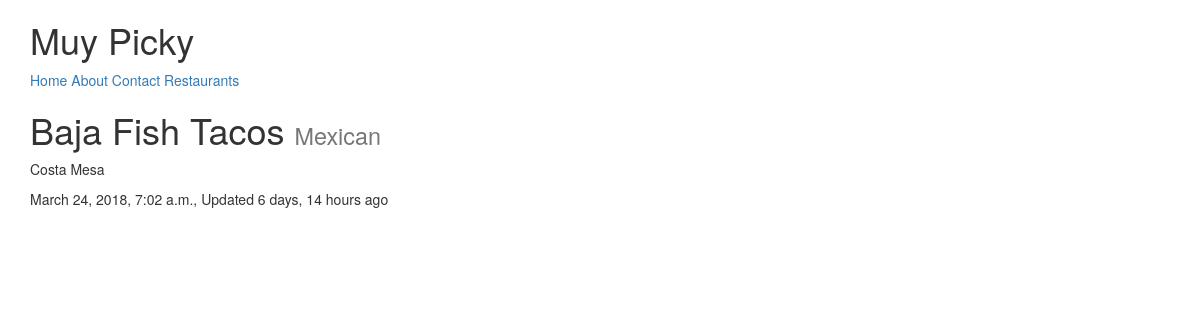
Page /restaurants/baja-fish-tacos/ on the committed database.
### restaurants/models.py (models this page shows, shortened)
class RestaurantLocation(models.Model):
    owner       =    models.ForeignKey(User)
    name        =    models.CharField(max_length=120)
    location    =    models.CharField(max_length=120, null = True, blank = True)
    category    =    models.CharField(max_length=120, null=True, blank=True, validators=[validate_category])
    timestamp   =    models.DateTimeField(auto_now_add=True)
    updated     =    models.DateTimeField(auto_now=True)
    slug        =    models.SlugField(null=True, blank=True)

### restaurants/views.py (the view)
# urls.py: url(r'^(?P<slug>[\w-]+)/$', RestaurantDetailView.as_view(),name='detail'),
class RestaurantDetailView(DetailView):
    queryset = RestaurantLocation.objects.all()
    template_name = 'restaurants/restaurants_detail.html'

### restaurants/templates/restaurants/restaurants_detail.html (shortened to what this page needs)
{% extends "base.html" %}
{% block content %}
    <h1> {{ object.name}} <small>{{ object.category }} </small></h1>
    <p>{{ object.location }} </p>
    <p> {{ object.timestamp }}, Updated {{ object.updated|timesince }} ago </p>
{% endblock %}

### rows in the picture
RestaurantLocation: name "Baja Fish Tacos", category "Mexican", location "Costa Mesa", timestamp "March 24, 2018, 7:02 a.m.", updated "6 days, 14 hours"
